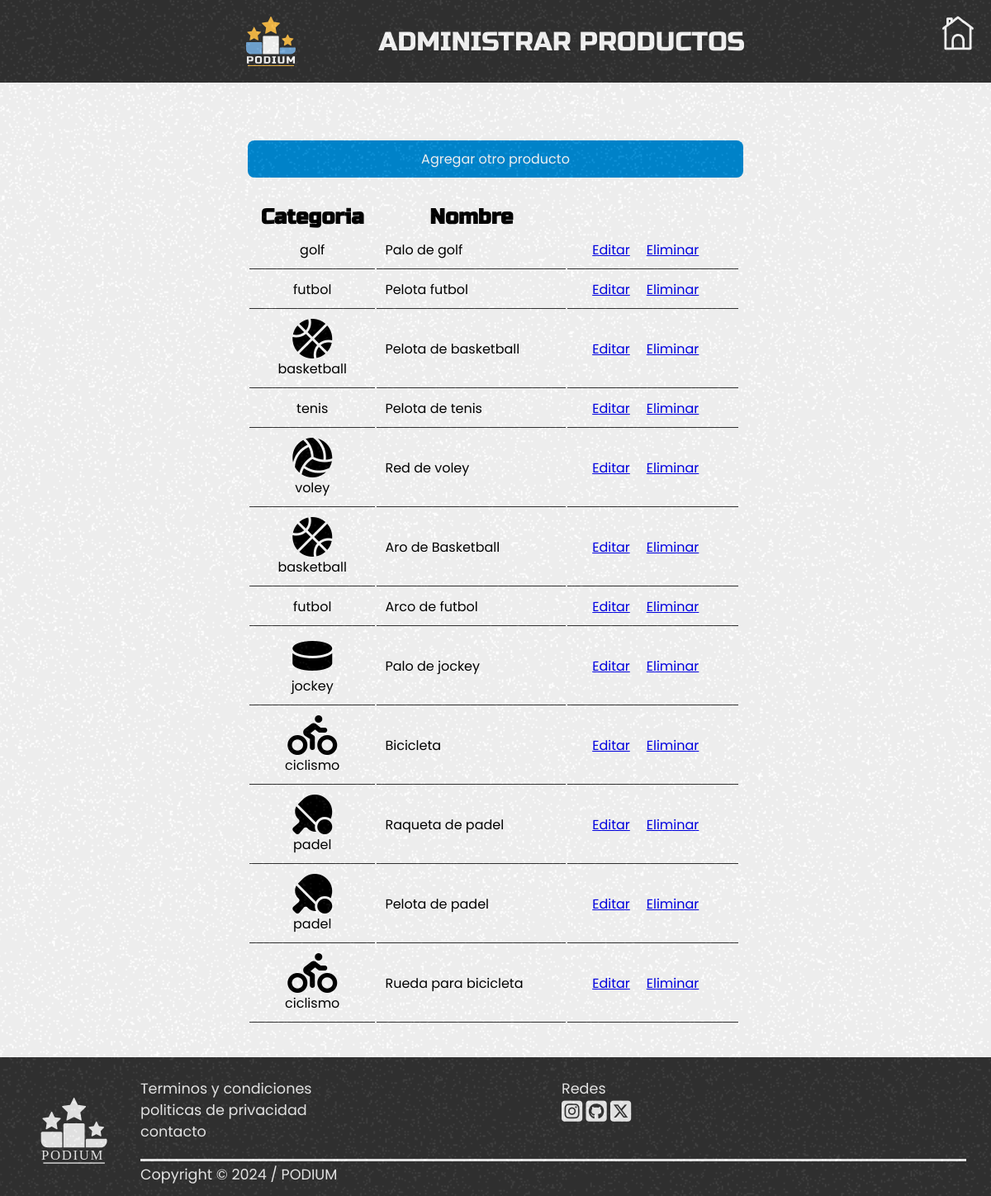
The app's page /administrar-productos.php (signed in) with its own data.
### tables this page shows
CREATE TABLE `producto` (
  `id_producto` int(11) NOT NULL,
  `nombre_producto` varchar(100) NOT NULL,
  `precio` float NOT NULL,
  `descripcion` varchar(500) NOT NULL,
  `cantidad_vendidos` int(100) NOT NULL,
  `cantidad_disponible` int(100) NOT NULL,
  `fk_categoria` int(100) NOT NULL,
  `fk_marca` int(11) NOT NULL
);

CREATE TABLE `categoria` (
  `id_categoria` int(11) NOT NULL,
  `categoria` varchar(100) NOT NULL,
  `icon` text NOT NULL
);

### administrar-productos.php (the view, shortened to what this page needs)
<?php
    include "./codigophp/buscar.php";
    include "codigophp/conexionbs.php";
?>
<!DOCTYPE html>
<html lang="en">
<head>
    <link rel="stylesheet" href="estiloscss/styles.css">
    <link rel="stylesheet" href="estiloscss/administrar.css">
</head>
<body>
    <header>
        <img src="imagenes/logo.svg" alt="">
        <h1>ADMINISTRAR PRODUCTOS</h1>
        <a class="logocarrusel2" href="./index.php"></a>
    </header>
    <div id="textura"></div>
    <main>
        <div class="agregar-producto"><label for="add">Agregar otro producto</label></div>
            <?php
            $categorias_query = $conn->query("SELECT id_categoria, categoria FROM categoria");
            $categorias = [];
            while ($row = $categorias_query->fetch_assoc()) {
                $categorias[] = $row;
            }
            ?>
                    <?php foreach ($categorias as $categoria): ?>
                        <option value="<?php echo $categoria['id_categoria']; ?>">
                            <?php echo $categoria['categoria']; ?>
                        </option>
                    <?php endforeach; ?>
        <?php
        $query = $conn->prepare("SELECT c.categoria, c.icon, p.id_producto, p.nombre_producto FROM producto p INNER JOIN categoria c ON p.fk_categoria = c.id_categoria");
        $query->execute();
        $query->store_result();
        $query->bind_result($categoria, $icon, $id, $nombre_producto);
        if ($query->num_rows < 0) {
            echo "<p class='error_correo'>No hay ningun producto cargado</p>";
        } else {
            echo "<table><thead><tr><th>Categoria</th><th>Nombre</th><th></th><th><th></tr></thead><tbody>";
            while($query->fetch()){
        ?>
            <tr>
                <td class="icon"><div><?php echo $icon; ?></div><p><?php echo $categoria; ?></p></td>
                <td><?php echo $nombre_producto?></td>
                <td class="botonesUD"><a href="actualizar_producto.php?actualizar=<?php echo $id; ?>">Editar</a><a href="codigophp/borrarproducto.php?delete=<?php echo $id; ?>">Eliminar</a></td>
            </tr>
        <?php
            }
            echo "</tbody></table>";
        }
        ?>
    </main>
</body>
</html>

### estiloscss/styles.css (style rules this page uses)
* { margin: 0; padding: 0; font-size: 2dvh; }
input[type="submit"], a, button { transition: transform 0.5s; }
h1, button, .botonuni { font-family: "Russo One", sans-serif; font-weight: 400; font-style: normal; font-size: 2dvh; }
p, a { font-family: "Poppins", sans-serif; font-weight: 400; font-style: normal; }
#textura { background-image: url(../imagenes/textura.svg); background-size: cover; background-repeat: no-repeat; background-position: center; position: fixed; width: 100%; height: 100%; left: 0%; top: 0%; opacity: 50%; pointer-events: none; z-index: 2500; }
.logocarrusel2 { width: 6dvh; height: 6dvh; background-image: url(../imagenes/casa.svg); background-size: contain; background-repeat: no-repeat; background-position: center; position: absolute; right: 2dvh; top: 2dvh; }

### estiloscss/administrar.css (style rules this page uses)
* { box-sizing: border-box; font-family: "Poppins", sans-serif; }
#textura { background-image: url(../imagenes/textura.svg); background-size: cover; background-repeat: no-repeat; background-position: center; position: fixed; width: 100%; height: 100%; left: 0%; top: 0%; opacity: 50%; pointer-events: none; z-index: 2500; }
header { width: 100%; background: #333333; display: flex; justify-content: center; align-items: center; padding: 20px; gap: 100px; }
header img { height: 60px; }
header h1 { font-size: 2rem; color: #fff; }
main { margin: 0 auto; width: 100%; max-width: 1000px; height: fit-content; min-height: calc(100vh - 200px); }
main { width: 100%; height: fit-content; min-height: calc(100vh - 200px); padding: 40px 10px; }
main table { margin: 0 auto; width: 100%; max-width: 600px; }
main table td { border-bottom: 1px solid #333; padding: 10px; }
table i, table ion-icon { font-size: 3rem; }
table .icon { display: grid; justify-content: center; }
table .icon div { display: flex; justify-content: center; }
table p { text-align: center; }
table th { font-family: "Russo One", sans-serif; font-size: 1.6rem; }
.botonesUD a { padding-left: 20px; }
.agregar-producto { margin: 30px 0px; display: flex; justify-content: center; }
.agregar-producto label { background-color: #008cd8; color: #fff; width: 100%; max-width: 600px; padding: 10px 0; border-radius: 8px; text-align: center; }

### estiloscss/footer.css (style rules this page uses)
* { margin: 0; padding: 0; }
footer p { font-size: 2.2dvh !important; }
footer { background-color: #333333; width: 100%; height: fit-content; color: #f2f2f2; position: relative; overflow: hidden; }
footer .cont-footer { max-width: calc(100% - 40px); height: 100%; margin: 0 auto; display: grid; grid-template-columns: 120px 1fr 1fr; grid-template-rows: 1fr 30px; grid-template-areas: "icon datos redes" "icon copy copy"; padding: 25px 10px 15px 10px; gap: 20px; }
.cont-footer .icon { grid-area: "icon"; grid-row: 1 / 3; width: 120px; height: 100%; display: flex; justify-content: center; align-items: center; }
.cont-footer .icon img { height: 80px; }
.cont-footer .datos { grid-area: "datos"; }
.cont-footer .redes { grid-area: "redes"; }
.cont-footer .copy { grid-area: "copy"; grid-column: 2 / 4; border-top: 3px solid #f2f2f2; padding-top: 3px; }
.cont-footer .cont-redes i { font-size: 1.8rem; }

### records on screen
producto: fk_categoria.categoria "golf", nombre_producto "Palo de golf"
producto: fk_categoria.categoria "futbol", nombre_producto "Pelota futbol"
producto: fk_categoria.categoria "basketball", nombre_producto "Pelota de basketball"
producto: fk_categoria.categoria "tenis", nombre_producto "Pelota de tenis"
producto: fk_categoria.categoria "voley", nombre_producto "Red de voley"
producto: fk_categoria.categoria "basketball", nombre_producto "Aro de Basketball"
producto: fk_categoria.categoria "futbol", nombre_producto "Arco de futbol"
producto: fk_categoria.categoria "jockey", nombre_producto "Palo de jockey"
producto: fk_categoria.categoria "ciclismo", nombre_producto "Bicicleta"
producto: fk_categoria.categoria "padel", nombre_producto "Raqueta de padel"
producto: fk_categoria.categoria "padel", nombre_producto "Pelota de padel"
producto: fk_categoria.categoria "ciclismo", nombre_producto "Rueda para bicicleta"
